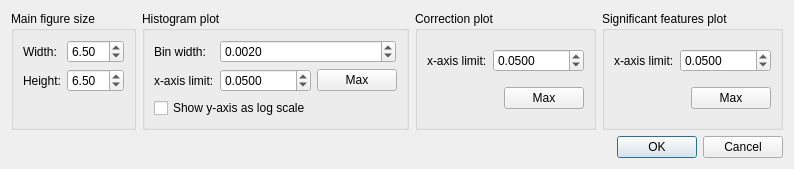
<?xml version="1.0" encoding="UTF-8"?>
<ui version="4.0">
 <class>MultCompCorrectionDialog</class>
 <widget class="QDialog" name="MultCompCorrectionDialog">
  <property name="geometry">
   <rect>
    <x>0</x>
    <y>0</y>
    <width>716</width>
    <height>162</height>
   </rect>
  </property>
  <property name="sizePolicy">
   <sizepolicy hsizetype="Fixed" vsizetype="Fixed">
    <horstretch>0</horstretch>
    <verstretch>0</verstretch>
   </sizepolicy>
  </property>
  <property name="windowTitle">
   <string>Multiple comparison plots</string>
  </property>
  <property name="windowIcon">
   <iconset>
    <normaloff>../../../../icons/programIcon.png</normaloff>../../../../icons/programIcon.png</iconset>
  </property>
  <layout class="QVBoxLayout" name="verticalLayout_3">
   <item>
    <layout class="QHBoxLayout" name="horizontalLayout_5">
     <item>
      <widget class="QGroupBox" name="groupBox_3">
       <property name="title">
        <string>Main figure size</string>
       </property>
       <layout class="QHBoxLayout" name="horizontalLayout_6">
        <item>
         <layout class="QFormLayout" name="formLayout_2">
          <item row="0" column="0">
           <widget class="QLabel" name="lblFigureWidth">
            <property name="text">
             <string>Width:</string>
            </property>
           </widget>
          </item>
          <item row="0" column="1">
           <widget class="QDoubleSpinBox" name="spinFigWidth">
            <property name="decimals">
             <number>2</number>
            </property>
            <property name="minimum">
             <double>2.000000000000000</double>
            </property>
            <property name="maximum">
             <double>20.000000000000000</double>
            </property>
            <property name="singleStep">
             <double>0.500000000000000</double>
            </property>
            <property name="value">
             <double>6.500000000000000</double>
            </property>
           </widget>
          </item>
          <item row="1" column="0">
           <widget class="QLabel" name="lblFigureHeight">
            <property name="text">
             <string>Height:</string>
            </property>
           </widget>
          </item>
          <item row="1" column="1">
           <widget class="QDoubleSpinBox" name="spinFigHeight">
            <property name="minimum">
             <double>2.000000000000000</double>
            </property>
            <property name="maximum">
             <double>12.000000000000000</double>
            </property>
            <property name="singleStep">
             <double>0.500000000000000</double>
            </property>
            <property name="value">
             <double>6.500000000000000</double>
            </property>
           </widget>
          </item>
         </layout>
        </item>
       </layout>
      </widget>
     </item>
     <item>
      <widget class="QGroupBox" name="groupBox_8">
       <property name="title">
        <string>Histogram plot</string>
       </property>
       <layout class="QVBoxLayout" name="verticalLayout_4">
        <item>
         <layout class="QFormLayout" name="formLayout">
          <item row="0" column="0">
           <widget class="QLabel" name="lblBinWidth">
            <property name="text">
             <string>Bin width:</string>
            </property>
           </widget>
          </item>
          <item row="0" column="1">
           <layout class="QHBoxLayout" name="horizontalLayout_9">
            <item>
             <widget class="QDoubleSpinBox" name="spinBinWidth">
              <property name="sizePolicy">
               <sizepolicy hsizetype="Minimum" vsizetype="Fixed">
                <horstretch>0</horstretch>
                <verstretch>0</verstretch>
               </sizepolicy>
              </property>
              <property name="decimals">
               <number>4</number>
              </property>
              <property name="minimum">
               <double>0.000100000000000</double>
              </property>
              <property name="maximum">
               <double>10000.000000000000000</double>
              </property>
              <property name="singleStep">
               <double>0.000100000000000</double>
              </property>
              <property name="value">
               <double>0.002000000000000</double>
              </property>
             </widget>
            </item>
            <item>
             <spacer name="horizontalSpacer">
              <property name="orientation">
               <enum>Qt::Horizontal</enum>
              </property>
              <property name="sizeType">
               <enum>QSizePolicy::Minimum</enum>
              </property>
              <property name="sizeHint" stdset="0">
               <size>
                <width>1</width>
                <height>20</height>
               </size>
              </property>
             </spacer>
            </item>
           </layout>
          </item>
          <item row="1" column="0">
           <widget class="QLabel" name="label">
            <property name="text">
             <string>x-axis limit:</string>
            </property>
           </widget>
          </item>
          <item row="1" column="1">
           <layout class="QHBoxLayout" name="horizontalLayout_7">
            <item>
             <widget class="QDoubleSpinBox" name="spinXlimitFig1">
              <property name="sizePolicy">
               <sizepolicy hsizetype="Minimum" vsizetype="Fixed">
                <horstretch>0</horstretch>
                <verstretch>0</verstretch>
               </sizepolicy>
              </property>
              <property name="decimals">
               <number>4</number>
              </property>
              <property name="minimum">
               <double>0.000100000000000</double>
              </property>
              <property name="maximum">
               <double>10000.000000000000000</double>
              </property>
              <property name="singleStep">
               <double>0.010000000000000</double>
              </property>
              <property name="value">
               <double>0.050000000000000</double>
              </property>
             </widget>
            </item>
            <item>
             <widget class="QPushButton" name="btnXmaxFig1">
              <property name="text">
               <string>Max</string>
              </property>
             </widget>
            </item>
           </layout>
          </item>
         </layout>
        </item>
        <item>
         <widget class="QCheckBox" name="chkLogScale">
          <property name="text">
           <string>Show y-axis as log scale</string>
          </property>
         </widget>
        </item>
       </layout>
      </widget>
     </item>
     <item>
      <widget class="QGroupBox" name="groupBox_2">
       <property name="title">
        <string>Correction plot</string>
       </property>
       <layout class="QVBoxLayout" name="verticalLayout_2">
        <item>
         <layout class="QHBoxLayout" name="horizontalLayout_4">
          <item>
           <widget class="QLabel" name="label_3">
            <property name="text">
             <string>x-axis limit:</string>
            </property>
           </widget>
          </item>
          <item>
           <widget class="QDoubleSpinBox" name="spinXlimitFig2">
            <property name="decimals">
             <number>4</number>
            </property>
            <property name="minimum">
             <double>0.000100000000000</double>
            </property>
            <property name="maximum">
             <double>10000.000000000000000</double>
            </property>
            <property name="singleStep">
             <double>0.010000000000000</double>
            </property>
            <property name="value">
             <double>0.050000000000000</double>
            </property>
           </widget>
          </item>
         </layout>
        </item>
        <item>
         <layout class="QHBoxLayout" name="horizontalLayout_2">
          <item>
           <spacer name="horizontalSpacer_2">
            <property name="orientation">
             <enum>Qt::Horizontal</enum>
            </property>
            <property name="sizeHint" stdset="0">
             <size>
              <width>40</width>
              <height>20</height>
             </size>
            </property>
           </spacer>
          </item>
          <item>
           <widget class="QPushButton" name="btnXmaxFig2">
            <property name="text">
             <string>Max</string>
            </property>
           </widget>
          </item>
         </layout>
        </item>
       </layout>
      </widget>
     </item>
     <item>
      <widget class="QGroupBox" name="groupBox">
       <property name="title">
        <string>Significant features plot</string>
       </property>
       <layout class="QVBoxLayout" name="verticalLayout">
        <item>
         <layout class="QHBoxLayout" name="horizontalLayout">
          <item>
           <widget class="QLabel" name="label_2">
            <property name="text">
             <string>x-axis limit:</string>
            </property>
           </widget>
          </item>
          <item>
           <widget class="QDoubleSpinBox" name="spinXlimitFig3">
            <property name="decimals">
             <number>4</number>
            </property>
            <property name="minimum">
             <double>0.000100000000000</double>
            </property>
            <property name="maximum">
             <double>10000.000000000000000</double>
            </property>
            <property name="singleStep">
             <double>0.010000000000000</double>
            </property>
            <property name="value">
             <double>0.050000000000000</double>
            </property>
           </widget>
          </item>
         </layout>
        </item>
        <item>
         <layout class="QHBoxLayout" name="horizontalLayout_8">
          <item>
           <spacer name="horizontalSpacer_3">
            <property name="orientation">
             <enum>Qt::Horizontal</enum>
            </property>
            <property name="sizeHint" stdset="0">
             <size>
              <width>40</width>
              <height>20</height>
             </size>
            </property>
           </spacer>
          </item>
          <item>
           <widget class="QPushButton" name="btnXmaxFig3">
            <property name="text">
             <string>Max</string>
            </property>
           </widget>
          </item>
         </layout>
        </item>
       </layout>
      </widget>
     </item>
    </layout>
   </item>
   <item>
    <layout class="QHBoxLayout" name="horizontalLayout_3">
     <item>
      <widget class="QDialogButtonBox" name="buttonBox">
       <property name="orientation">
        <enum>Qt::Horizontal</enum>
       </property>
       <property name="standardButtons">
        <set>QDialogButtonBox::Cancel|QDialogButtonBox::Ok</set>
       </property>
       <property name="centerButtons">
        <bool>false</bool>
       </property>
      </widget>
     </item>
    </layout>
   </item>
  </layout>
 </widget>
 <resources/>
 <connections>
  <connection>
   <sender>buttonBox</sender>
   <signal>accepted()</signal>
   <receiver>MultCompCorrectionDialog</receiver>
   <slot>accept()</slot>
   <hints>
    <hint type="sourcelabel">
     <x>248</x>
     <y>254</y>
    </hint>
    <hint type="destinationlabel">
     <x>157</x>
     <y>274</y>
    </hint>
   </hints>
  </connection>
  <connection>
   <sender>buttonBox</sender>
   <signal>rejected()</signal>
   <receiver>MultCompCorrectionDialog</receiver>
   <slot>reject()</slot>
   <hints>
    <hint type="sourcelabel">
     <x>316</x>
     <y>260</y>
    </hint>
    <hint type="destinationlabel">
     <x>286</x>
     <y>274</y>
    </hint>
   </hints>
  </connection>
 </connections>
 <designerdata>
  <property name="gridDeltaX">
   <number>10</number>
  </property>
  <property name="gridDeltaY">
   <number>10</number>
  </property>
  <property name="gridSnapX">
   <bool>true</bool>
  </property>
  <property name="gridSnapY">
   <bool>true</bool>
  </property>
  <property name="gridVisible">
   <bool>true</bool>
  </property>
 </designerdata>
</ui>
